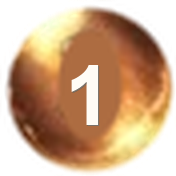
#> input picture art/orb-1.png, 176 x 176 px, found by its file name
$ python preview.py
#> lines starting #> are read from the running program, lines starting #| are printed output that depends on the picture
from pathlib import Path
from PIL import Image

base = Path(r"c:\mini game_03\art")
raw = base / "raw"
names = [
    "orb-1.png",
    "orb-2.png",
    "orb-4.png",
    "orb-8.png",
    "crystal-1.png",
    "crystal-2.png",
    "crystal-3.png",
    "crystal-combo.png",
    "coin.png",
    "tap.png",
    "cell-white.png",
]
for n in names:
    im = Image.open(base / n).convert("RGBA")
#> im is the input picture: PIL image 176x176 RGBA; mean R, G, B, A 143, 103.1, 66.8, 171.1
    bg = Image.new("RGB", im.size, (40, 48, 70))
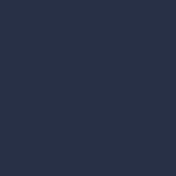
#> bg: PIL image 176x176 RGB; mean R, G, B 40, 48, 70
    bg.paste(im, (0, 0), im)
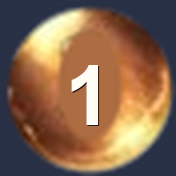
#> bg: PIL image 176x176 RGB; mean R, G, B 135.1, 102.4, 78.7
    bg.save(raw / ("pv-" + n.replace(".png", ".jpg")), quality=85)
    print(n, im.size)
#| orb-1.png (176, 176)
#> pass 2 of the loop `for n in names:`:
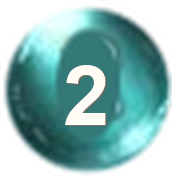
#> input picture art/orb-2.png, 172 x 176 px, found by its file name
#> im is the input picture: PIL image 172x176 RGBA; mean R, G, B, A 66.3, 117.6, 116.4, 175.1
#> `bg = Image.new("RGB", im.size, (40, 48, 70))`:
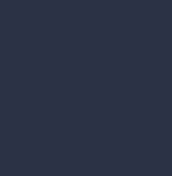
#> bg: PIL image 172x176 RGB; mean R, G, B 40, 48, 70
#> `bg.paste(im, (0, 0), im)`:
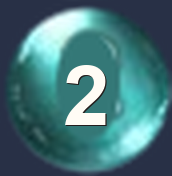
#> bg: PIL image 172x176 RGB; mean R, G, B 69.9, 116.8, 122.4
#| orb-2.png (172, 176)
#> pass 3 of the loop `for n in names:`:
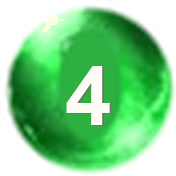
#> input picture art/orb-4.png, 176 x 176 px, found by its file name
#> im is the input picture: PIL image 176x176 RGBA; mean R, G, B, A 60.3, 143.6, 69.1, 171
#> `bg.paste(im, (0, 0), im)`:
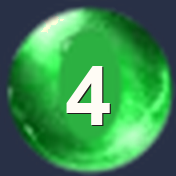
#> bg: PIL image 176x176 RGB; mean R, G, B 59.2, 140.1, 80.9
#| orb-4.png (176, 176)
#> (the run stopped early here; a loop or call above may not have finished)
